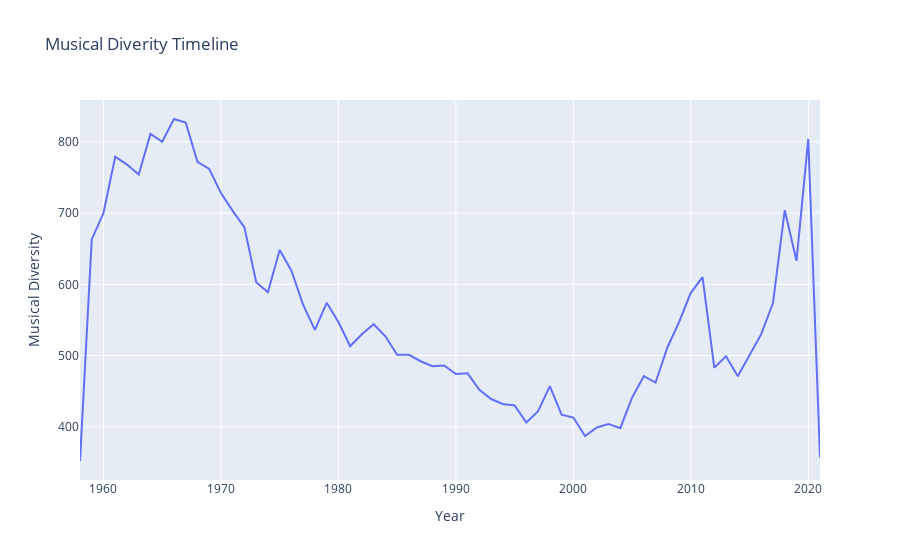

The code cell stored with this chart in its notebook:
### Markdown cell above
**Part B**

### Code cell
musical_diversity = df_billboard[['year', 'performer', 'song']].drop_duplicates()
musical_diversity = musical_diversity.groupby(['year']).agg(
                        count = pd.NamedAgg(column='year', aggfunc='count')
)
musical_diversity = musical_diversity.reset_index(drop=False)

fig = px.line(musical_diversity, x="year", y="count", title='Musical Diversity Timeline')
fig.update_layout(
    title='Musical Diverity Timeline',
    xaxis_title="Year",
    yaxis_title="Musical Diversity")
fig.show()

### Figure 1 — Plotly figure (JSON) as saved in the notebook; plotly's stock layout.template omitted (floating-point values rounded to 4 significant figures)
{"data": [{"hovertemplate": "year=%{x}<br>count=%{y}<extra></extra>", "legendgroup": "", "line": {"color": "#636efa", "dash": "solid"}, "marker": {"symbol": "circle"}, "mode": "lines", "name": "", "orientation": "v", "showlegend": false, "type": "scatter", "x": [1958, 1959, 1960, 1961, 1962, 1963, 1964, 1965, 1966, 1967, 1968, 1969, 1970, 1971, 1972, 1973, 1974, 1975, 1976, 1977, 1978, 1979, 1980, 1981, 1982, 1983, 1984, 1985, 1986, 1987, 1988, 1989, 1990, 1991, 1992, 1993, 1994, 1995, 1996, 1997, 1998, 1999, 2000, 2001, 2002, 2003, 2004, 2005, 2006, 2007, 2008, 2009, 2010, 2011, 2012, 2013, 2014, 2015, 2016, 2017, 2018, 2019, 2020, 2021], "xaxis": "x", "y": [352, 663, 700, 779, 768, 754, 811, 800, 832, 827, 772, 762, 728, 703, 680, 603, 589, 648, 619, 571, 536, 574, 547, 513, 530, 544, 527, 501, 501, 492, 485, 486, 474, 475, 452, 439, 432, 430, 406, 422, 457, 417, 413, 387, 399, 404, 398, 441, 471, 462, 511, 547, 588, 610, 483, 499, 471, 500, 530, 574, 704, 633, 804, 357], "yaxis": "y"}], "layout": {"legend": {"tracegroupgap": 0}, "title": {"text": "Musical Diverity Timeline"}, "xaxis": {"anchor": "y", "domain": [0, 1], "title": {"text": "Year"}}, "yaxis": {"anchor": "x", "domain": [0, 1], "title": {"text": "Musical Diversity"}}}}
